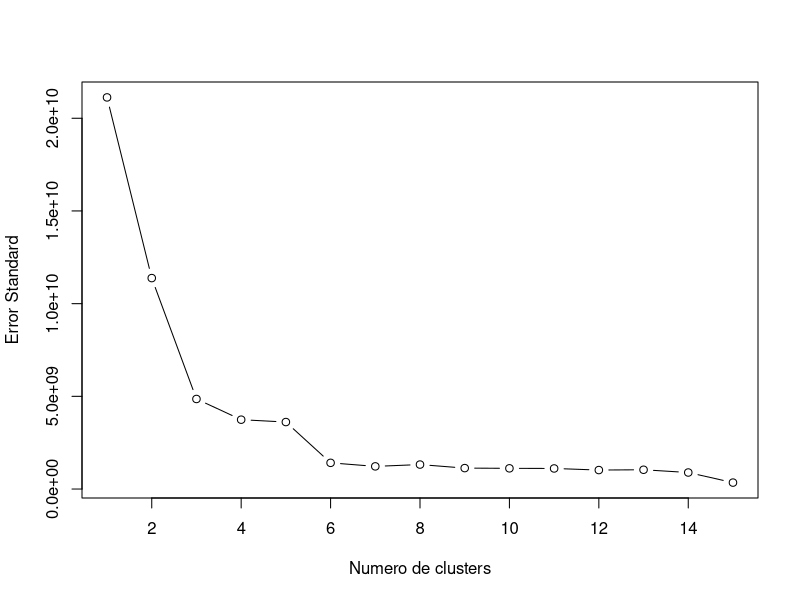
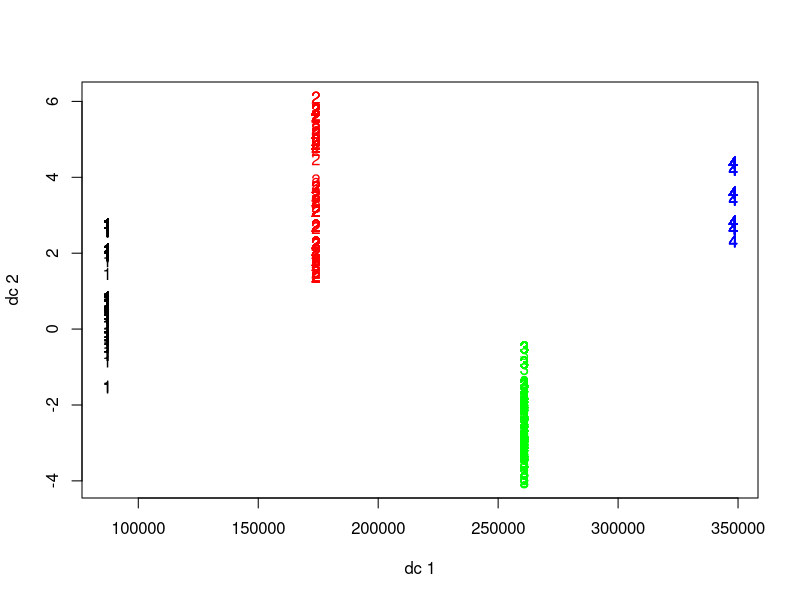
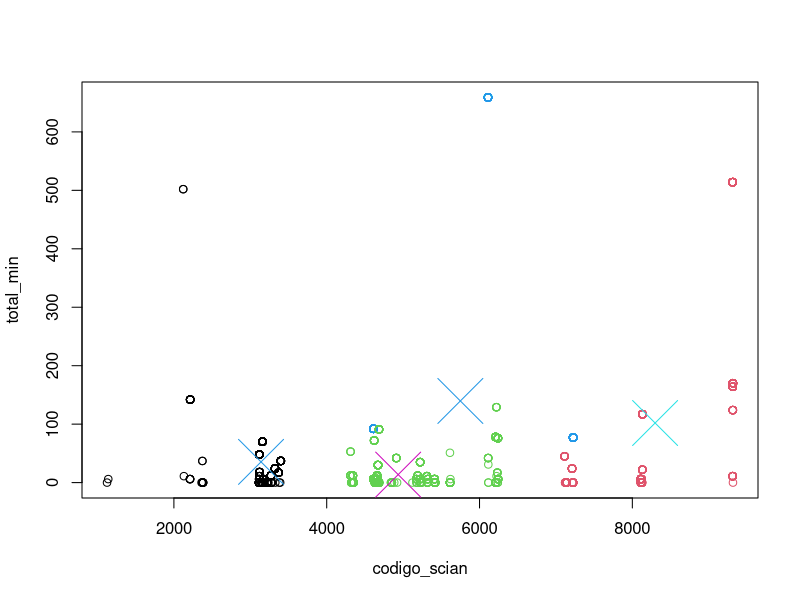
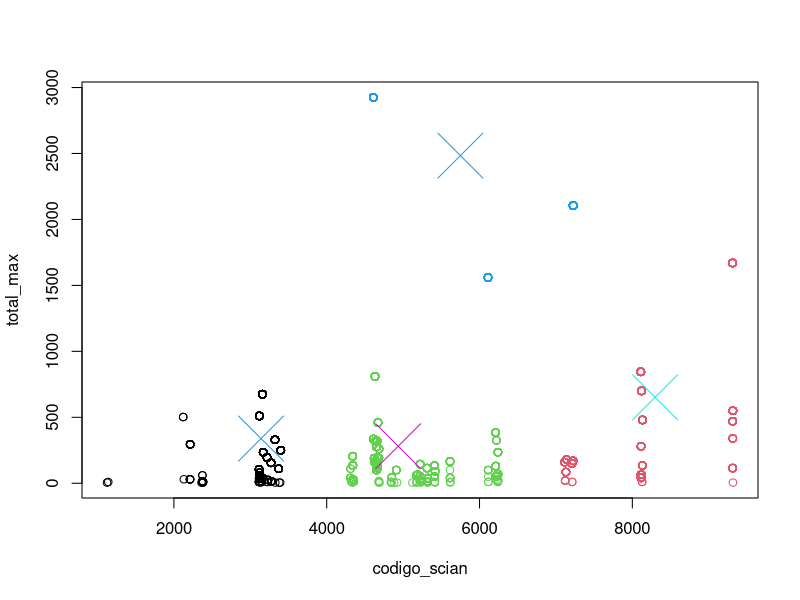
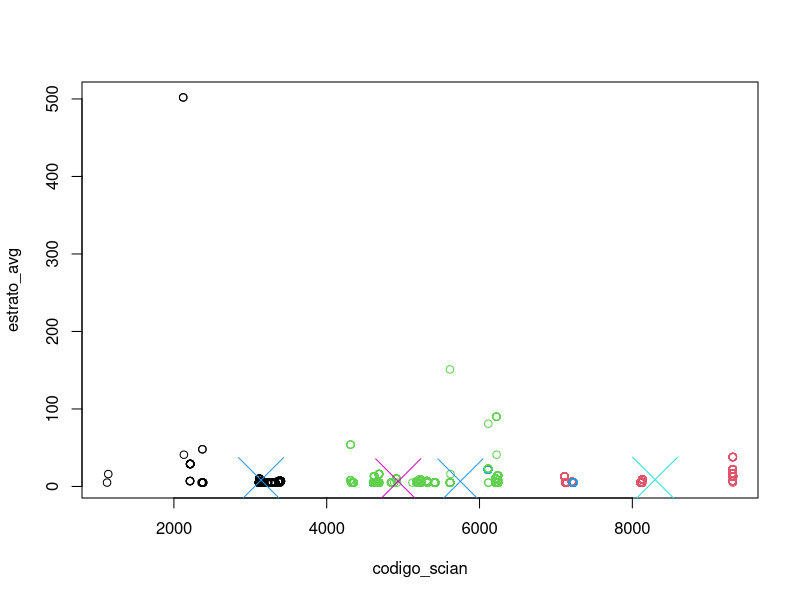

The R source for these figures, in order:
# K-means recomendaciones por sector de codigo_scian denue region norte

setwd("D:/BDAvanzadas")
getwd()
all.data.raw <- read.csv("datos_resultados.csv", stringsAsFactors = F)
str(all.data.raw)
nrow(all.data.raw)
summary(all.data.raw)

all.data.selected <- all.data.raw
colnames(all.data.selected)
rownames(all.data.selected) <- all.data.selected$id
head(all.data.selected)
#all.data.selected["6170742","codigo_scian"]

#Eliminando columnas
all.data.selected <- subset(all.data.selected, select = c(id,
                                                           codigo_scian,
                                                           estrato_min,
                                                           estrato_max,
                                                           nombre_clase_actividad,
                                                           total_min,
                                                           total_max,
                                                           total_of_sector,
                                                           suma_min_max,
                                                           estrato_avg))
#str(all.data.selected)

all.data.transformed <- transform(all.data.selected,
                                  codigo_scian = as.numeric(codigo_scian),
                                  estrato_min = as.numeric(estrato_min),
                                  estrato_max = as.numeric(estrato_max),
                                  total_min = as.numeric(total_min),
                                  total_max = as.numeric(total_max),
                                  total_of_sector = as.numeric(total_of_sector),
                                  suma_min_max = as.numeric(suma_min_max),
                                  estrato_avg = as.numeric(estrato_avg)
                                  )

#str(all.data.transformed)
all.data.selected <- subset(all.data.transformed, select = -c(id, nombre_clase_actividad))

#str(all.data.transformed)
#nrow(all.data.transformed)
# K-means
wss <- vector()
wss
for (i in 1:15) {
  set.seed(1234)
  wss[i] <- sum(kmeans(all.data.selected, 
                       centers=i)$withinss)
}
wss
# PLOT 1
plot(1:15, wss, type="b", xlab="Numero de clusters",
     ylab="Error Standard")

# K = 4
#?kmeans
#nrow(all.data.selected)
set.seed(1234)
kmeans.4 <- kmeans(x=all.data.selected, centers=4)
#attributes(kmeans.4)
#kmeans.4$withinss
#kmeans.4$cluster
#kmeans.4$size
#kmeans.4$centers



all.data.enriched <- all.data.selected
all.data.enriched$cluster <- kmeans.4$cluster
#head(all.data.enriched)
all.data.enriched$recomendation <- kmeans.4$cluster

#install.packages("fpc")
library(fpc)
plotcluster(all.data.enriched[,-c(11,12)],kmeans.4$cluster)

# grupo1 --> norecomendable
# grupo2 --> pocorecomendable
# grupo3 --> recomendable
# grupo4 --> muyrecomendable

all.data.enriched[all.data.enriched$cluster==1,]$recomendation <- "no recomendable"
all.data.enriched[all.data.enriched$cluster==2, ]$recomendation <- "poco recomendable"
all.data.enriched[all.data.enriched$cluster==3, ]$recomendation <- "recomendable"
all.data.enriched[all.data.enriched$cluster==4, ]$recomendation <- "muy recomendable"
#all.data.enriched
#str(all.data.enriched)
all.data.enriched$recomendation <- factor(all.data.enriched$recomendation)


#head(all.data.enriched)

plot(all.data.enriched[,c("codigo_scian","total_min")],
     col = kmeans.4$cluster)

points(kmeans.4$centers[,c("codigo_scian","total_min")],
       col=4:6,
       pch =4, cex=6)

plot(all.data.enriched[,c("codigo_scian","total_max")],
     col = kmeans.4$cluster)

points(kmeans.4$centers[,c("codigo_scian","total_max")],
       col=4:6,
       pch =4, cex=6)

plot(all.data.enriched[,c("codigo_scian","estrato_avg")],
     col = kmeans.4$cluster)

points(kmeans.4$centers[,c("codigo_scian","estrato_avg")],
       col=4:6,
       pch =4, cex=6)
